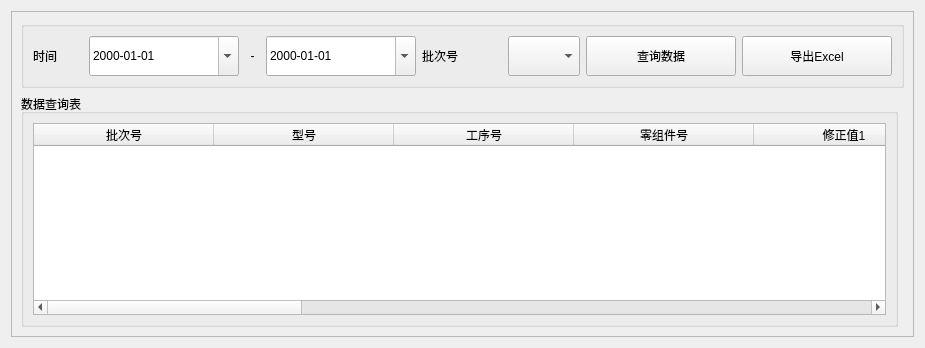
        <widget class="QWidget" name="dataQuery">
         <layout class="QGridLayout" name="gridLayout_10">
          <item row="0" column="0">
           <widget class="QFrame" name="frame_2">
            <property name="frameShape">
             <enum>QFrame::StyledPanel</enum>
            </property>
            <property name="frameShadow">
             <enum>QFrame::Raised</enum>
            </property>
            <layout class="QGridLayout" name="gridLayout_20">
             <item row="0" column="0" colspan="2">
              <widget class="QGroupBox" name="groupBox_6">
               <property name="title">
                <string/>
               </property>
               <layout class="QHBoxLayout" name="horizontalLayout_13">
                <item>
                 <widget class="QLabel" name="label_10">
                  <property name="minimumSize">
                   <size>
                    <width>50</width>
                    <height>40</height>
                   </size>
                  </property>
                  <property name="maximumSize">
                   <size>
                    <width>50</width>
                    <height>40</height>
                   </size>
                  </property>
                  <property name="text">
                   <string>时间</string>
                  </property>
                 </widget>
                </item>
                <item>
                 <widget class="QDateEdit" name="startTime">
                  <property name="minimumSize">
                   <size>
                    <width>150</width>
                    <height>40</height>
                   </size>
                  </property>
                  <property name="maximumSize">
                   <size>
                    <width>16777215</width>
                    <height>40</height>
                   </size>
                  </property>
                  <property name="displayFormat">
                   <string>yyyy-MM-dd </string>
                  </property>
                  <property name="calendarPopup">
                   <bool>true</bool>
                  </property>
                 </widget>
                </item>
                <item>
                 <widget class="QLabel" name="label_11">
                  <property name="minimumSize">
                   <size>
                    <width>15</width>
                    <height>0</height>
                   </size>
                  </property>
                  <property name="maximumSize">
                   <size>
                    <width>15</width>
                    <height>16777215</height>
                   </size>
                  </property>
                  <property name="text">
                   <string>-</string>
                  </property>
                  <property name="alignment">
                   <set>Qt::AlignCenter</set>
                  </property>
                 </widget>
                </item>
                <item>
                 <widget class="QDateEdit" name="endTime">
                  <property name="minimumSize">
                   <size>
                    <width>150</width>
                    <height>40</height>
                   </size>
                  </property>
                  <property name="maximumSize">
                   <size>
                    <width>16777215</width>
                    <height>40</height>
                   </size>
                  </property>
                  <property name="displayFormat">
                   <string>yyyy-MM-dd </string>
                  </property>
                  <property name="calendarPopup">
                   <bool>true</bool>
                  </property>
                 </widget>
                </item>
                <item>
                 <widget class="QLabel" name="label_12">
                  <property name="minimumSize">
                   <size>
                    <width>80</width>
                    <height>40</height>
                   </size>
                  </property>
                  <property name="maximumSize">
                   <size>
                    <width>80</width>
                    <height>40</height>
                   </size>
                  </property>
                  <property name="text">
                   <string>批次号</string>
                  </property>
                 </widget>
                </item>
                <item>
                 <widget class="QComboBox" name="TypeList">
                  <property name="minimumSize">
                   <size>
                    <width>0</width>
                    <height>40</height>
                   </size>
                  </property>
                  <property name="maximumSize">
                   <size>
                    <width>16777215</width>
                    <height>40</height>
                   </size>
                  </property>
                 </widget>
                </item>
                <item>
                 <widget class="QPushButton" name="queryBtn">
                  <property name="minimumSize">
                   <size>
                    <width>150</width>
                    <height>40</height>
                   </size>
                  </property>
                  <property name="maximumSize">
                   <size>
                    <width>350</width>
                    <height>150</height>
                   </size>
                  </property>
                  <property name="text">
                   <string>查询数据</string>
                  </property>
                 </widget>
                </item>
                <item>
                 <widget class="QPushButton" name="exportData">
                  <property name="minimumSize">
                   <size>
                    <width>150</width>
                    <height>40</height>
                   </size>
                  </property>
                  <property name="maximumSize">
                   <size>
                    <width>350</width>
                    <height>150</height>
                   </size>
                  </property>
                  <property name="text">
                   <string>导出Excel</string>
                  </property>
                 </widget>
                </item>
               </layout>
              </widget>
             </item>
             <item row="1" column="0">
              <widget class="QGroupBox" name="groupBox_8">
               <property name="title">
                <string>数据查询表</string>
               </property>
               <layout class="QGridLayout" name="gridLayout_29">
                <item row="0" column="0">
                 <widget class="QTableWidget" name="result_tableWidget">
                  <attribute name="horizontalHeaderDefaultSectionSize">
                   <number>180</number>
                  </attribute>
                  <column>
                   <property name="text">
                    <string>批次号</string>
                   </property>
                  </column>
                  <column>
                   <property name="text">
                    <string>型号</string>
                   </property>
                  </column>
                  <column>
                   <property name="text">
                    <string>工序号</string>
                   </property>
                  </column>
                  <column>
                   <property name="text">
                    <string>零组件号</string>
                   </property>
                  </column>
                  <column>
                   <property name="text">
                    <string>修正值1</string>
                   </property>
                  </column>
                  <column>
                   <property name="text">
                    <string>修正值2</string>
                   </property>
                  </column>
                  <column>
                   <property name="text">
                    <string>修正值3</string>
                   </property>
                  </column>
                  <column>
                   <property name="text">
                    <string>修正值4</string>
                   </property>
                  </column>
                  <column>
                   <property name="text">
                    <string>修正值5</string>
                   </property>
                  </column>
                  <column>
                   <property name="text">
                    <string>修正值6</string>
                   </property>
                  </column>
                  <column>
                   <property name="text">
                    <string>修正值7</string>
                   </property>
                  </column>
                  <column>
                   <property name="text">
                    <string>结果</string>
                   </property>
                  </column>
                  <column>
                   <property name="text">
                    <string>日期/时间</string>
                   </property>
                  </column>
                 </widget>
                </item>
               </layout>
              </widget>
             </item>
            </layout>
           </widget>
          </item>
         </layout>
        </widget>
